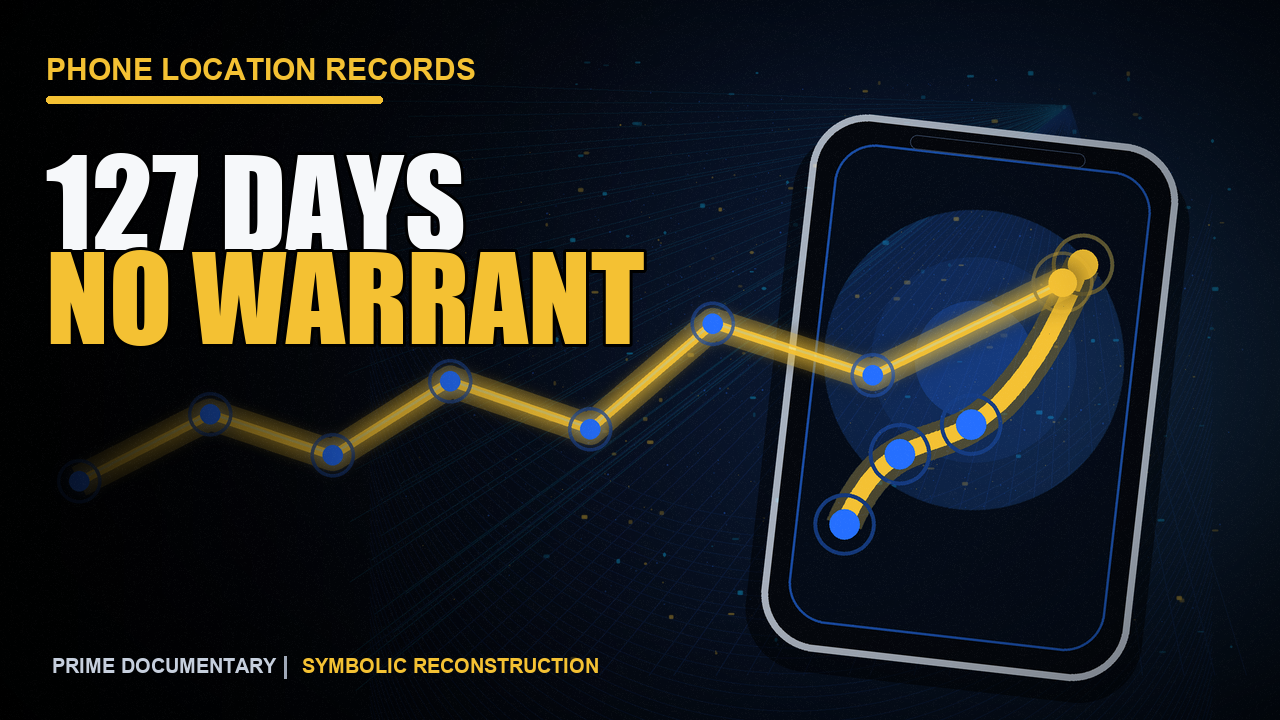
#> input picture episodes/PD-2026-008-carpenter/09_package/thumbnail.selected.v004.png, 1280 x 720 px, given in place of S01.png, which was not available
$ python build_frazier_thumbnails_v003.py
#> lines starting #> are read from the running program, lines starting #| are printed output that depends on the picture; after the words box and inside, x2 and y2 are one past the last pixel; in counts of white or black regions, pixels touching at a corner belong together; pictures that were not available may be replaced by others from this repository, and a replacement may not be noted
#!/usr/bin/env python3
r"""EP39 Frazier CTR thumbnails v003 -- REAL-FOOTAGE background rebuild.

Owner reject on v002: the "subject" was a hand-drawn CG interrogation room (blurry little desk, weak
subject) -> AIスライドショー感, low CTR. This v003 keeps the EXACT winning text layout from v002 (gold
accent sidebar, red kicker tag, XL Arial-Black headline in a 22px black stroke over a bottom-left dark
scrim) but drops the CG subject and paints a REAL photoreal still from the episode's own asset set:
a classic police interrogation room (steel table, two facing chairs, hard overhead light, one-way
mirror on the back wall) -- the exact "police can lie to you" setting.

Backgrounds (episode's own SDXL photoreal stills, E:/pd-media/assets/ai/frazier):
  option 1 (SELECTED) S01 -- interrogation room: steel table, two chairs, hanging light, one-way mirror.
  option 2            S31 -- interrogation room with a desk lamp pool of light on a scarred wood table.
  option 3            S19 -- a stack of signed statement pages with a pen (the false confession), blue.

clamp_highlights caps every pixel at 188 luma so the ONLY >200 cores are the white headline text ->
the 22px black stroke gives the dark outline ring check_thumb_subject_luma needs. The dark scrim sits
on the TEXT side only; the room is lifted so it is not a dark blob (owner: 被写体は明るく残す/暗すぎない).

R2: interrogation room / documents are symbolic, no real faces, no identifiable people.

    py -3.11 scripts/build_frazier_thumbnails_v003.py
"""
from __future__ import annotations

import hashlib
import json
import shutil
import sys
from pathlib import Path

from PIL import Image, ImageDraw, ImageEnhance, ImageFilter, ImageFont, ImageOps, ImageStat

ROOT = Path(__file__).resolve().parents[1]
OUT = ROOT / "episodes" / "PD-2026-039-frazier" / "09_package"
# real photoreal stills live on the media SSD (remotion/public/frazier holds only stub placeholders)
IMG = Path("E:/pd-media/assets/ai/frazier")
W, H = 1280, 720

FONT_BLACK = "C:/Windows/Fonts/ariblk.ttf"
FONT_BOLD = "C:/Windows/Fonts/arialbd.ttf"

BLUE = (31, 107, 255)
GOLD = (229, 181, 58)
WHITE = (247, 249, 252)
RED = (206, 44, 44)
CLAMP_LUMA = 188.0


def font(path, size):
    return ImageFont.truetype(path, size)


def photo_bg(name, brightness=1.0, contrast=1.0, centering=(0.5, 0.42)):
#> called with name = 'S01.png', brightness = 1.6, contrast = 1.05, centering = (0.5, 0.34)
    im = Image.open(IMG / name).convert("RGB")
#> im is the input picture: PIL image 1280x720 RGB; mean R, G, B 32.3, 35.1, 35.6
    im = ImageOps.fit(im, (W, H), method=Image.LANCZOS, centering=centering)
    if brightness != 1.0:
        im = ImageEnhance.Brightness(im).enhance(brightness)
    if contrast != 1.0:
        im = ImageEnhance.Contrast(im).enhance(contrast)
    return im


def clamp_highlights(img):
    px = img.load()
    for y in range(H):
        for x in range(W):
            r, g, b = px[x, y]
            L = 0.299 * r + 0.587 * g + 0.114 * b
            if L > CLAMP_LUMA:
                s = CLAMP_LUMA / L
                px[x, y] = (int(r * s), int(g * s), int(b * s))
    return img


def dark_scrim(img, box, dark=(2, 5, 12), strength=205, blur=60):
#> called with dark = (2, 5, 12), strength = 205, blur = 60
    s = Image.new("L", (W, H), 0)
#> s: PIL image 1280x720 L; every value is 0
    ImageDraw.Draw(s).rectangle(box, fill=strength)
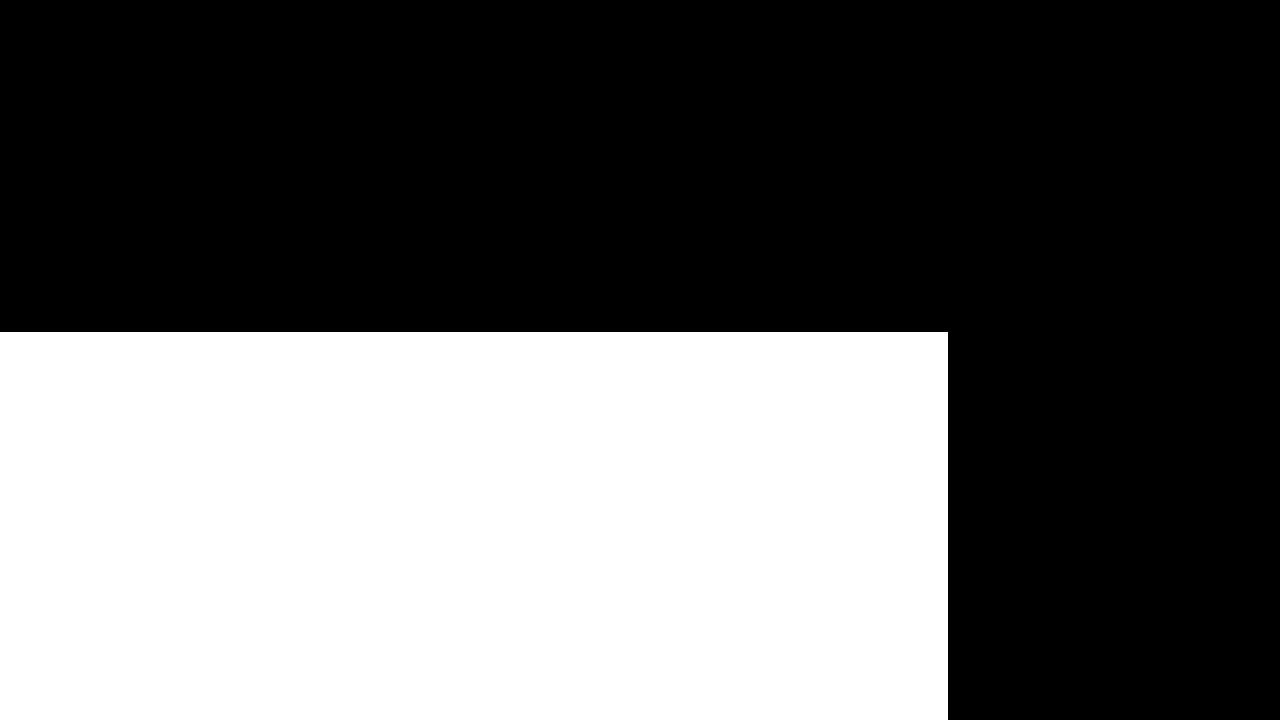
#> s: PIL image 1280x720 L; values 0 (black) and 205 (white), 39.9% white; 1 white region, box (x1, y1, x2, y2) and area: (0, 332, 948, 720) 367824
    return Image.composite(Image.new("RGB", (W, H), dark), img, s.filter(ImageFilter.GaussianBlur(blur)))
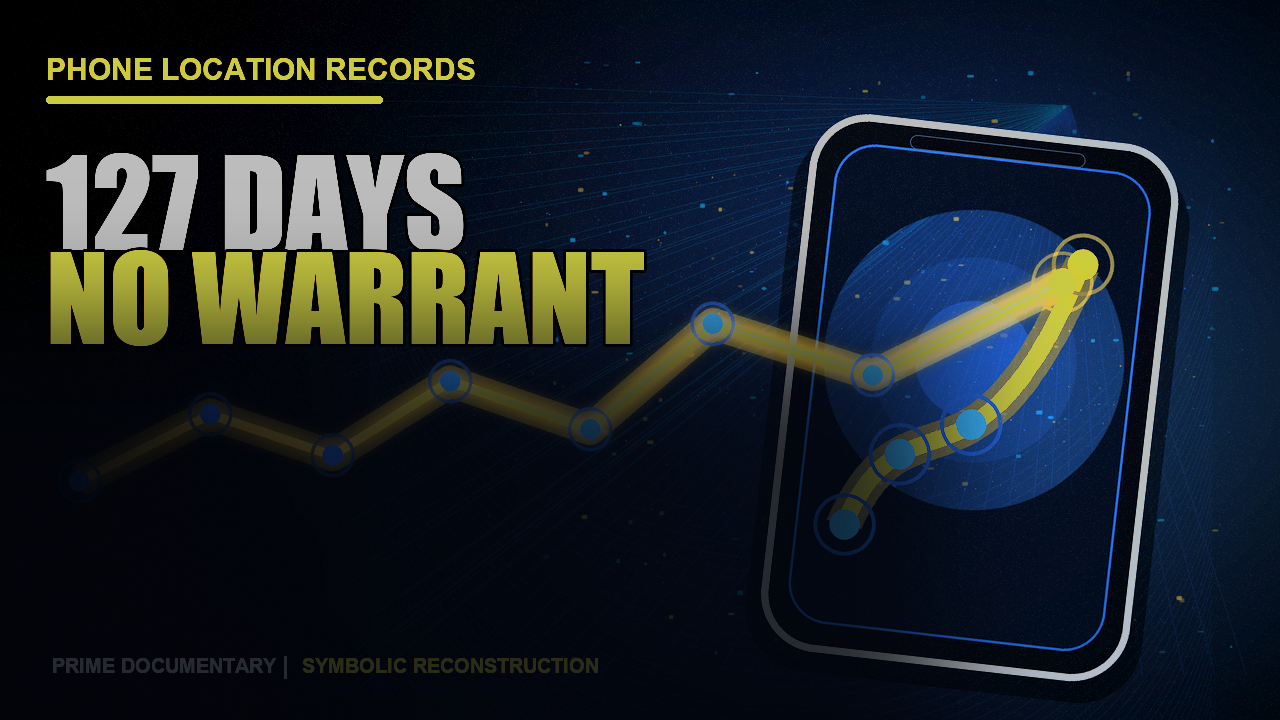
#> returned value: PIL image 1280x720 RGB; mean R, G, B 24.2, 32.4, 39.3


def headline(img, line1, line2, kicker, accent2=GOLD):
    img = dark_scrim(img, [0, H - 388, int(W * 0.74), H])
    d = ImageDraw.Draw(img)
    MX = 68
    max_w = int(W * 0.66)
    lines = [(line1, WHITE)] + ([(line2, accent2)] if line2 else [])
    kf = font(FONT_BOLD, 34)
    size = 150
    while size > 84:
        f = font(FONT_BLACK, size)
        asc, desc = f.getmetrics()
        adv = int((asc + desc) * 0.80)
        widest = max(d.textlength(t, font=f) for t, _ in lines)
        block_h = 58 + 16 + len(lines) * adv + 26
        if widest <= max_w and block_h <= 372:
            break
        size -= 4
#> this loop made 4 passes
#> widest on passes 1 to 4: 903.1, 879, 854.9, 830.8
#> after the loop, size = 138
    f = font(FONT_BLACK, size)
    asc, desc = f.getmetrics()
#> asc = 129; desc = 33
    adv = int((asc + desc) * 0.80)
#> adv = 129
    block_h = 58 + 16 + len(lines) * adv + 26
#> block_h = 358
    top = H - 30 - block_h
#> top = 332
    d.rectangle([18, top, 40, min(H - 30, top + block_h)], fill=GOLD)
    kw = d.textlength(kicker, font=kf)
#> kw = 375.2
    d.rectangle([MX, top, MX + kw + 40, top + 58], fill=RED)
    d.text((MX + 20, top + 10), kicker, font=kf, fill=WHITE)
    y = top + 74
#> y = 406
    for text, color in lines:
        d.text((MX, y), text, font=f, fill=color, stroke_width=22, stroke_fill=(0, 0, 0))
        y += adv
#> this loop made 2 passes
#> y on passes 1 to 2: 535, 664
#> after the loop, y = 664
    d.rectangle([MX, y + 4, MX + 360, y + 20], fill=GOLD)
    return img


def score(path):
    im = Image.open(path).convert("L")
    st = ImageStat.Stat(im)
    return {"file": path.name, "mean_luma": round(st.mean[0], 2), "contrast_std": round(st.stddev[0], 2)}


def sha256(path):
    return hashlib.sha256(path.read_bytes()).hexdigest()


def build(photo, brightness, contrast, line1, line2, kicker, out, accent2=GOLD, centering=(0.5, 0.42)):
    img = photo_bg(photo, brightness, contrast, centering)
    img = clamp_highlights(img)
    img = headline(img, line1, line2, kicker, accent2)
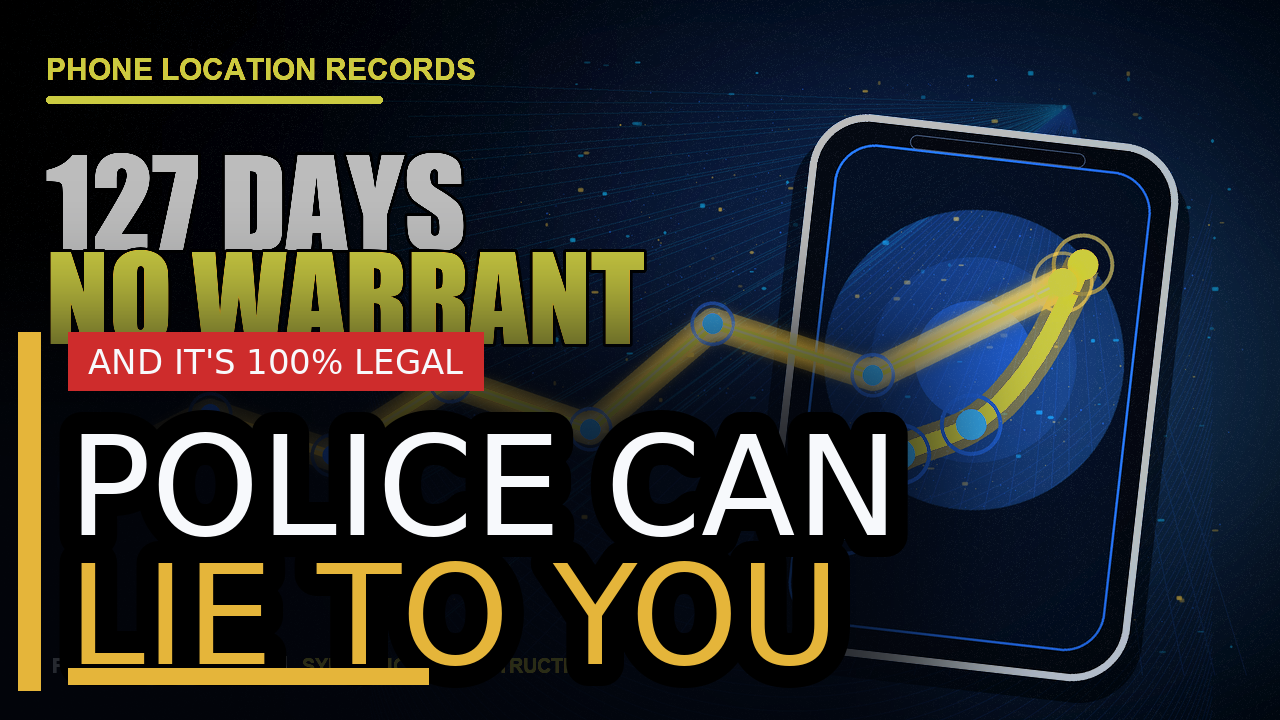
#> img: PIL image 1280x720 RGB; mean R, G, B 43.5, 45.1, 45.8
    logo = ROOT / "remotion" / "public" / "pd_logo.png"
    if logo.exists():
        lg = Image.open(logo).convert("RGBA")
        lw = 118
        lg = lg.resize((lw, int(lg.height * lw / lg.width)))
        img.paste(lg, (W - lw - 38, H - lg.height - 30), lg)
    img.save(out)
    return out


def main():
    sys.stdout.reconfigure(encoding="utf-8")
    OUT.mkdir(parents=True, exist_ok=True)
    old_sel = OUT / "thumbnail.selected.v002.png"
    if old_sel.exists():
        shutil.copy2(old_sel, OUT / "thumbnail.selected.v002.prev.png")
    specs = [
        ("S01.png", 1.60, 1.05, "POLICE CAN", "LIE TO YOU", "AND IT'S 100% LEGAL", GOLD, (0.5, 0.34)),
        ("S31.png", 1.55, 1.05, "HE CONFESSED", "TO A LIE", "FALSE CONFESSION · 16 YEARS", GOLD, (0.62, 0.5)),
        ("S19.png", 1.40, 1.06, "IS THIS", "LEGAL?", "DNA LATER PROVED HIM INNOCENT", BLUE, (0.55, 0.4)),
    ]
    paths = []
    for i, (ph, b, c, l1, l2, kick, acc, cen) in enumerate(specs, 1):
        p = OUT / f"thumbnail.v003-{i:02d}.png"
        build(ph, b, c, l1, l2, kick, p, acc, cen)
        paths.append(p)
        print(f"  option {i}: {p.name}  bg={ph}  ({l1} {l2} / {kick})")
#> pass 2 of the loop in main, `for i, (ph, b, c, l1, l2, kick, acc, cen) in enumerate(specs, 1):`:
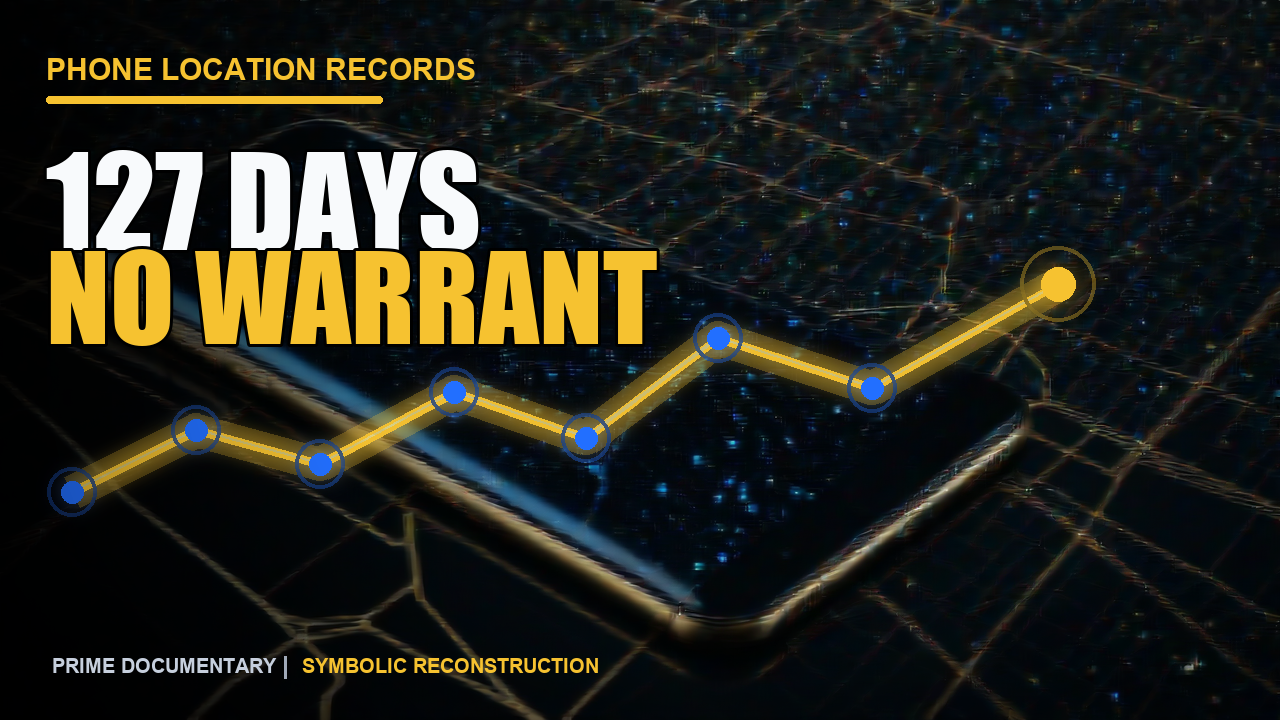
#> input picture episodes/PD-2026-008-carpenter/09_package/thumbnail.selected.v005.png, 1280 x 720 px, given in place of S31.png, which was not available
#> in photo_bg, im is the input picture: PIL image 1280x720 RGB; mean R, G, B 36.6, 37, 28.7
#> in dark_scrim (call 2), `return Image.composite(Image.new("RGB", (W, H), dark), img, s.filter(I..`:
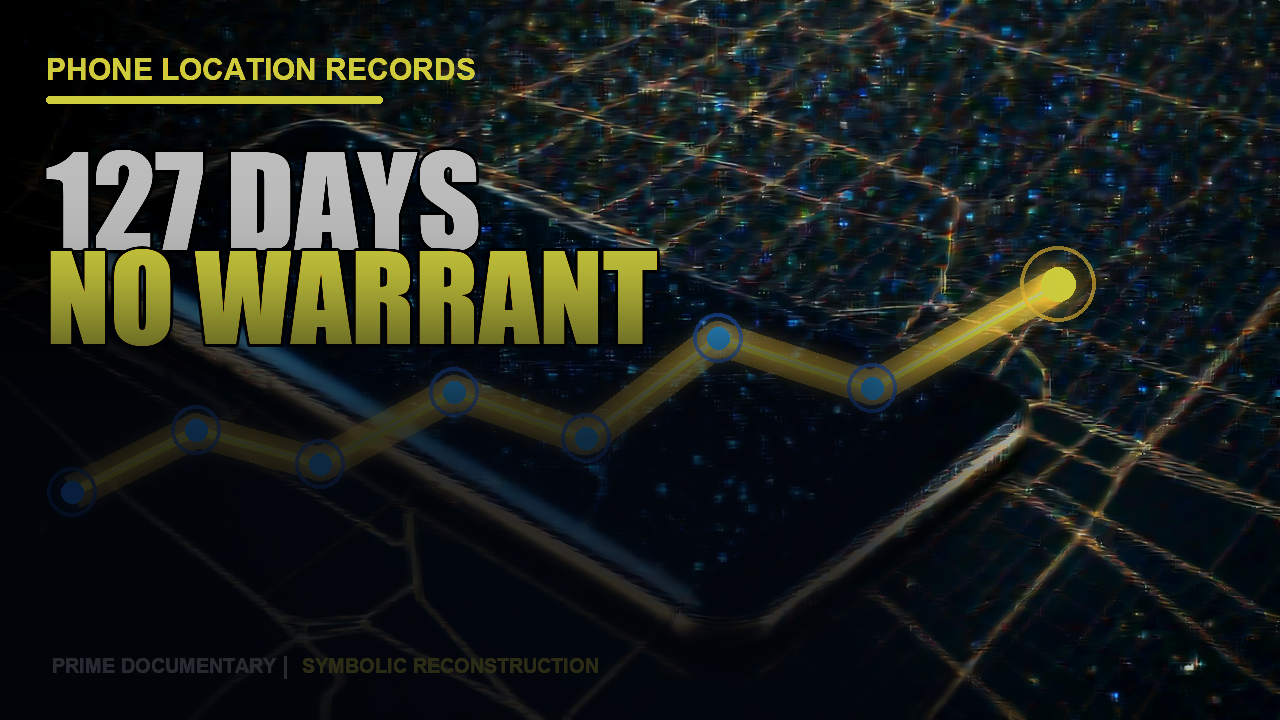
#> returned value: PIL image 1280x720 RGB; mean R, G, B 28.3, 32.9, 29.3
#> the loop in headline (call 2), `while size > 84:` made 12 passes
#> (asc, desc, adv, widest, block_h) on passes 1 to 8: (140, 36, 140, 1172, 380), (136, 35, 136, 1140.8, 372), (132, 34, 132, 1109.5, 364), (129, 33, 129, 1078.2, 358), (125, 32, 125, 1047, 350), (121, 31, 121, 1015.8, 342), (117, 30, 117, 984.5, 334), (114, 29, 114, 953.2, 328)
#> the loop in headline (call 2), `for text, color in lines:` made 2 passes
#> y on passes 1 to 2: 565, 664
#> in build (call 2), `img = headline(img, line1, line2, kicker, accent2)`:
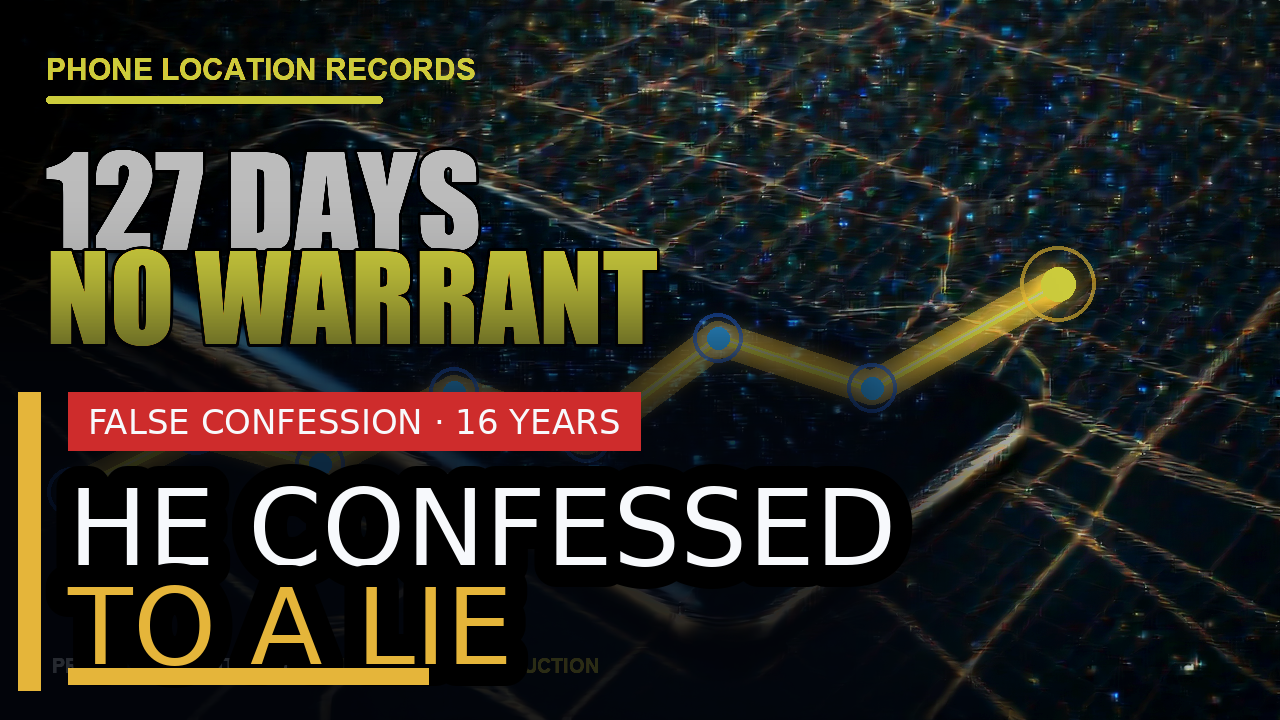
#> img: PIL image 1280x720 RGB; mean R, G, B 44.8, 42.5, 35.2
    selected = OUT / "thumbnail.selected.v003.png"
    shutil.copy2(paths[0], selected)
    report = {
        "episode_id": "PD-2026-039-frazier",
        "selected": selected.name,
        "selected_bg": specs[0][0],
        "selected_sha256": "sha256:" + sha256(selected),
        "visibility": [score(p) for p in [*paths, selected]],
    }
#> in score (call 3), `im = Image.open(path).convert("L")`:
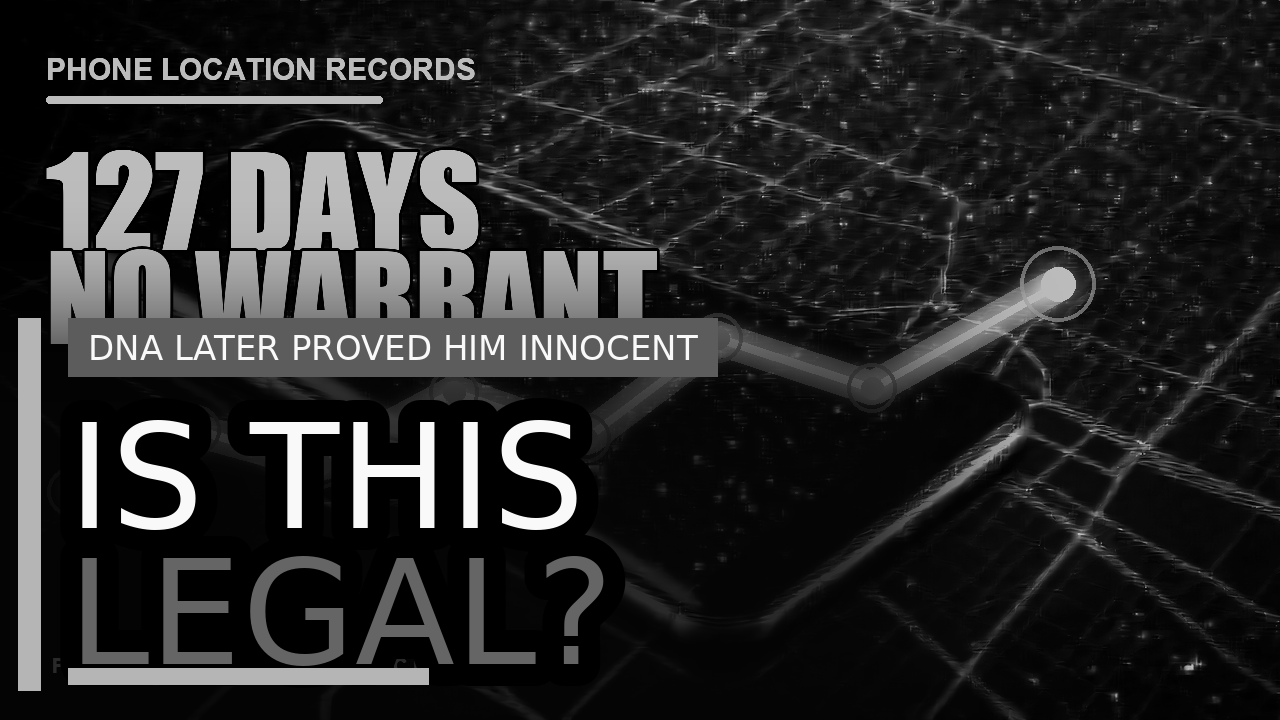
#> im: PIL image 1280x720 L; min 0, max 249, mean 39.4
    (OUT / "thumbnail_visibility.stub.v003.json").write_text(
        json.dumps(report, ensure_ascii=False, indent=2), encoding="utf-8")
    print("selected ->", selected.name)
    print(json.dumps(report["visibility"], ensure_ascii=False))
#> (printed output is left out)


if __name__ == "__main__":
    main()
